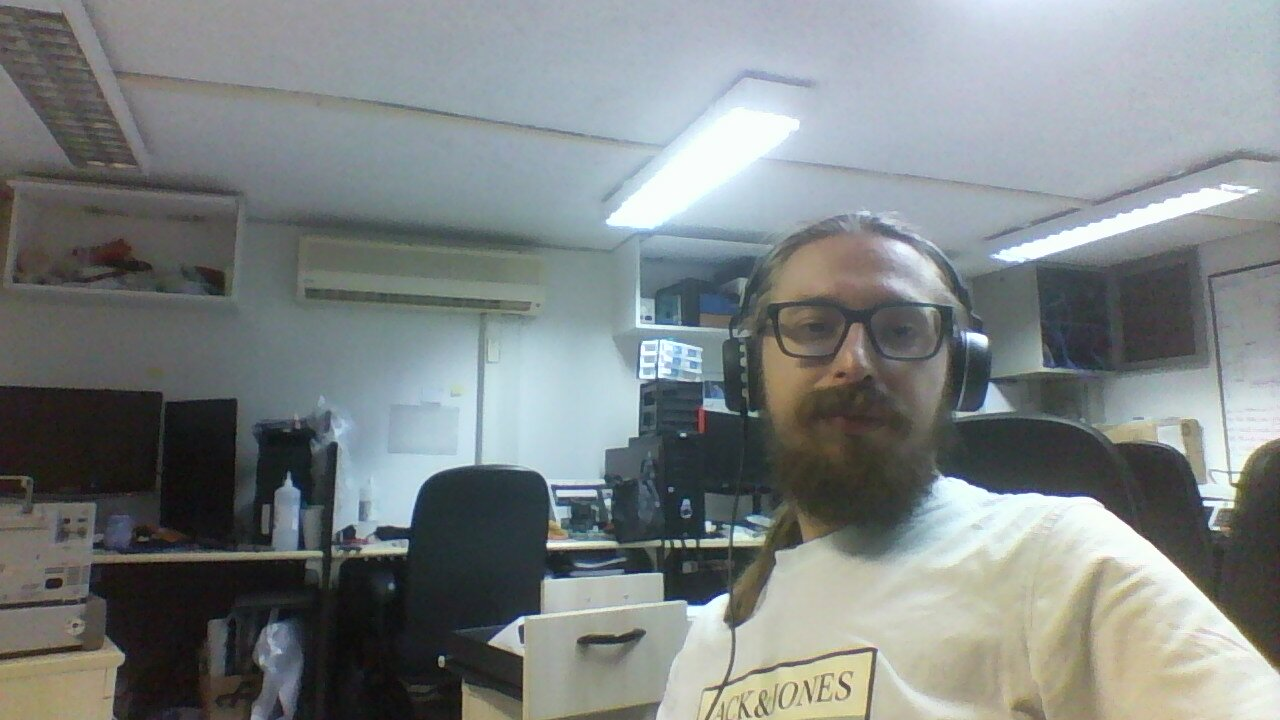
#> input picture FacialReco/dataset/Gavril/2025-10-15-133235.jpg, 1280 x 720 px, given in place of the camera
$ python capture_pc.py
#> lines starting #> are read from the running program, lines starting #| are printed output that depends on the picture; after the words box and inside, x2 and y2 are one past the last pixel; in counts of white or black regions, pixels touching at a corner belong together
import cv2
import os

# ============================
# CONFIGURAÇÃO
# ============================
FRAME_WIDTH = 640
FRAME_HEIGHT = 480
IMG_W, IMG_H = 300, 300

# ============================
# FUNÇÃO PRINCIPAL
# ============================
def capture_dataset():
    person_name = input("Digite o nome da pessoa: ").strip()
#> the answer given: ../FacialReco/dataset/Gavril/2025-10-15-133235.jpg
    if not person_name:
        print("Nome inválido!")
        return

    # Cria pasta do dataset
    dataset_path = os.path.join(os.path.dirname(__file__),"Services", "Camera", "Dataset", person_name)
    os.makedirs(dataset_path, exist_ok=True)

    # Inicializa câmera
    cap = cv2.VideoCapture(0)
    cap.set(cv2.CAP_PROP_FRAME_WIDTH, FRAME_WIDTH)
    cap.set(cv2.CAP_PROP_FRAME_HEIGHT, FRAME_HEIGHT)

    if not cap.isOpened():
        print("Erro ao abrir a câmera!")
        return

    # Carrega o classificador de rosto
    face_cascade = cv2.CascadeClassifier(cv2.data.haarcascades + 'haarcascade_frontalface_default.xml')

    count = 0
    print("Pressione ESPAÇO para capturar, 'q' para sair")

    try:
        while count < 40:
            ret, frame = cap.read()
#> frame is the input picture: shape (720, 1280, 3); mean B, G, R 131.6, 131.5, 125.6
            if not ret:
                continue

            gray = cv2.cvtColor(frame, cv2.COLOR_BGR2GRAY)
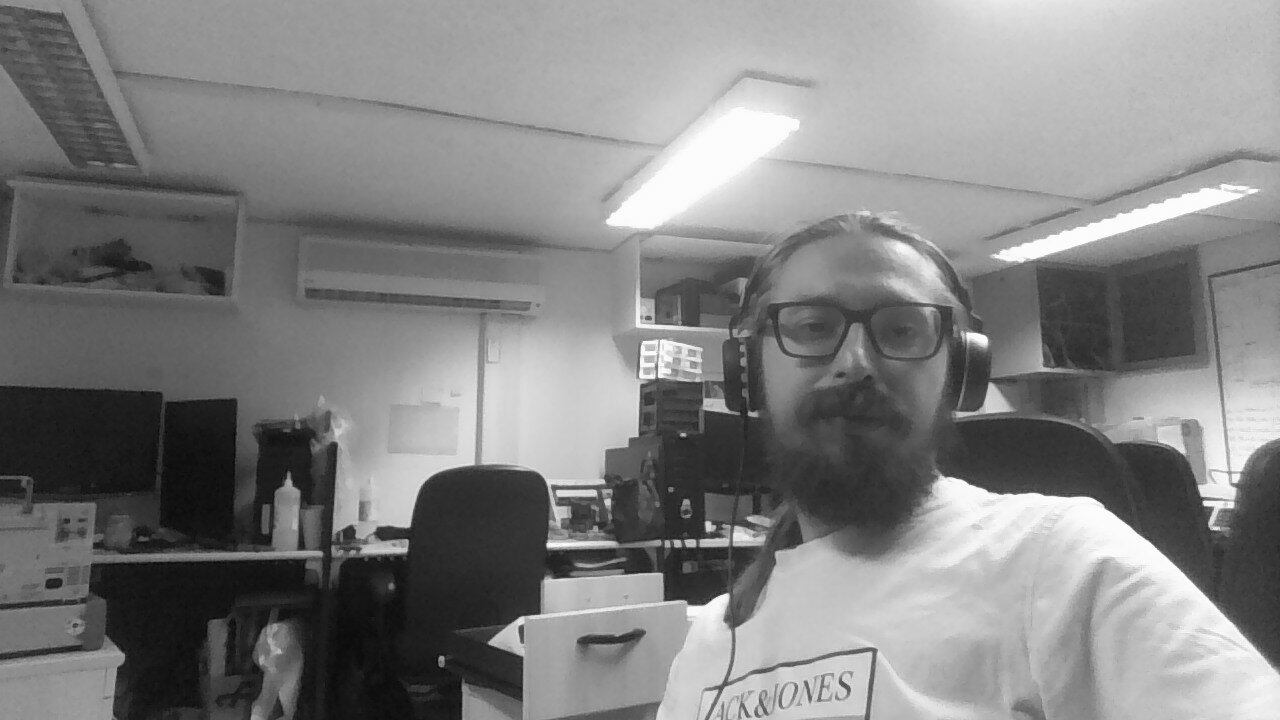
#> gray: shape (720, 1280); min 5, max 255, mean 129.8
            faces = face_cascade.detectMultiScale(gray, scaleFactor=1.1, minNeighbors=4)
#> faces = [[88, 38, 110, 110]]

            # Desenha retângulos em todos os rostos detectados
            for (x, y, w, h) in faces:
                cv2.rectangle(frame, (x, y), (x + w, y + h), (0, 255, 0), 2)
#> this loop made 1 pass
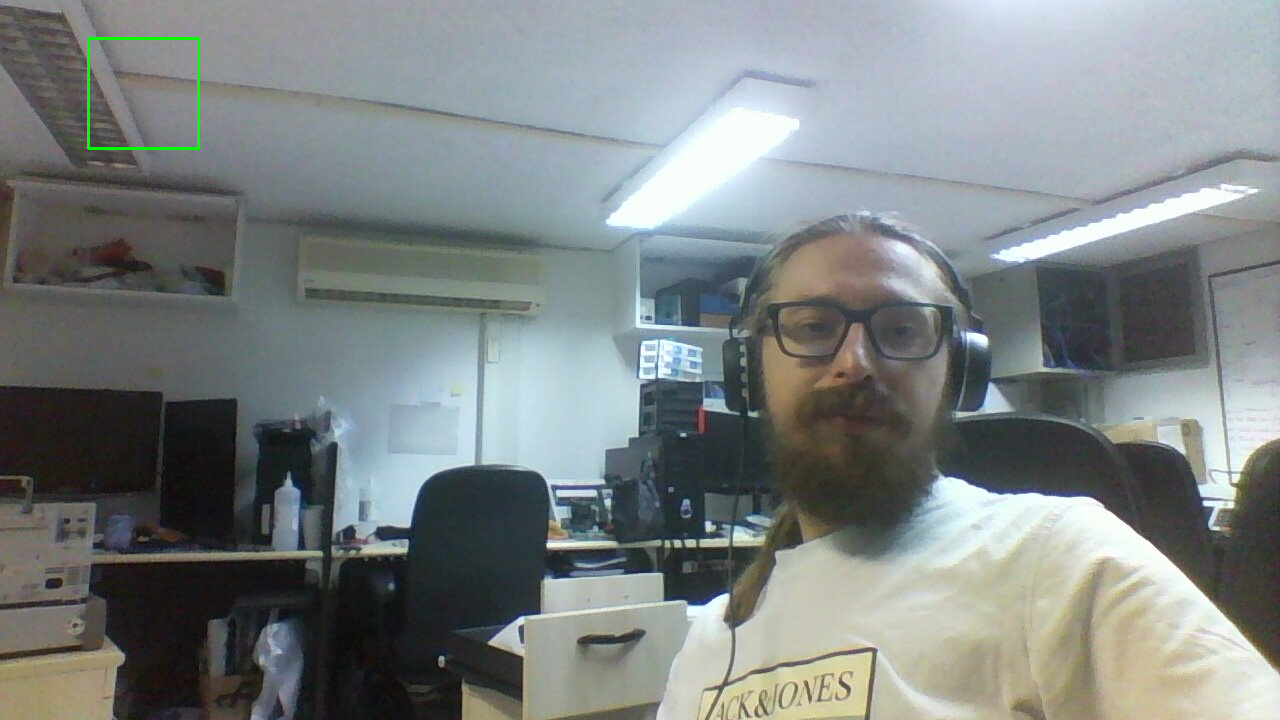
#> frame: shape (720, 1280, 3); 0.14% of pixels changed, all inside (x1, y1, x2, y2) = (87, 37, 200, 150)

            # Mostra informações
            cv2.putText(frame, f"Fotos: {count}/30 - {person_name}", (10, 30),
                        cv2.FONT_HERSHEY_SIMPLEX, 0.7, (0, 255, 0), 2)
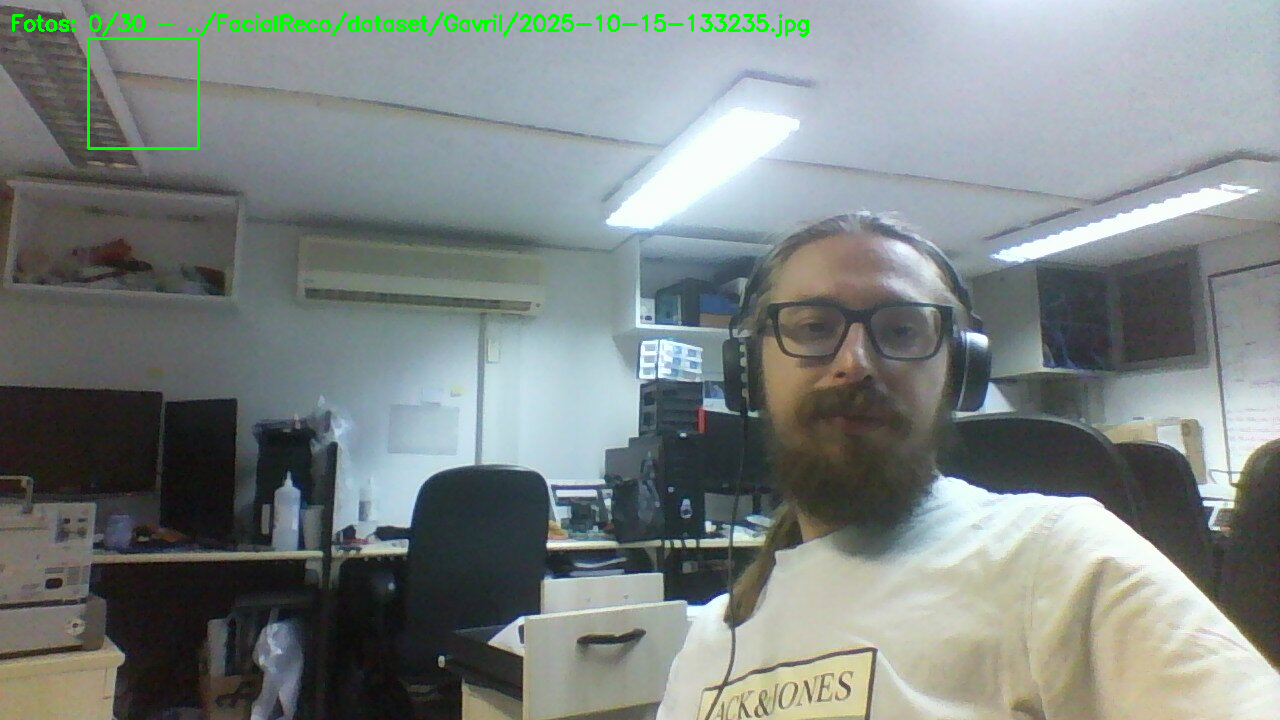
#> frame: shape (720, 1280, 3); 0.56% of pixels changed, all inside (x1, y1, x2, y2) = (12, 12, 809, 37)
            cv2.imshow("Capture Dataset", frame)

            key = cv2.waitKey(1) & 0xFF
#> (key q is pressed here)
            if key == ord(' '):  # Captura com ESPAÇO
                if len(faces) == 1:
                    x, y, w, h = faces[0]
                    face_img = gray[y:y+h, x:x+w]
                    face_img = cv2.resize(face_img, (IMG_W, IMG_H))
                    filename = os.path.join(dataset_path, f"{person_name}_{count:03d}.jpg")
                    cv2.imwrite(filename, face_img)
                    count += 1
                    print(f"Capturada: {filename}")
                else:
                    print("Capture exatamente UM rosto!")
            elif key == ord('q'):
                break

    finally:
        cap.release()
        cv2.destroyAllWindows()
        print("Captura finalizada.")

# ============================
# EXECUÇÃO
# ============================
if __name__ == "__main__":
    capture_dataset()

$ run again, on FacialReco/dataset/Gavril/2025-10-15-133251.jpg
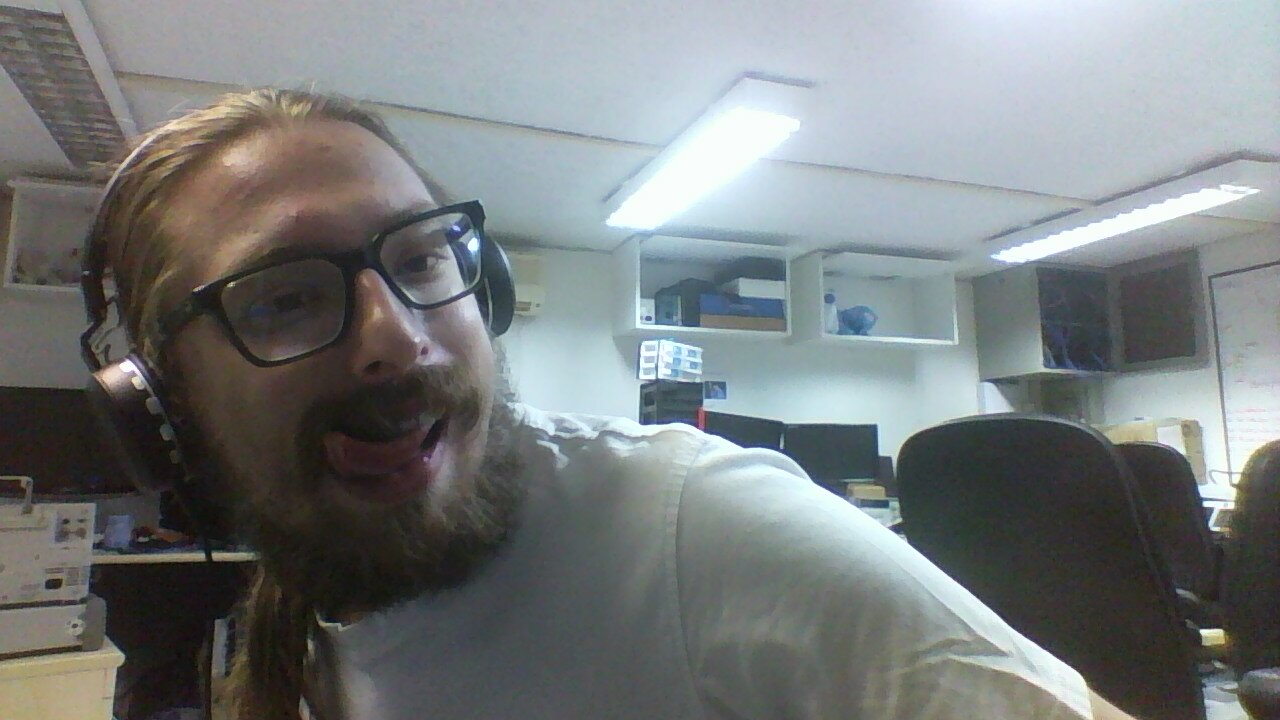
#> input picture FacialReco/dataset/Gavril/2025-10-15-133251.jpg, 1280 x 720 px, given in place of the camera
#> in capture_dataset, frame is the input picture: shape (720, 1280, 3); mean B, G, R 125.3, 124.7, 120.5
#> in capture_dataset, `gray = cv2.cvtColor(frame, cv2.COLOR_BGR2GRAY)`:
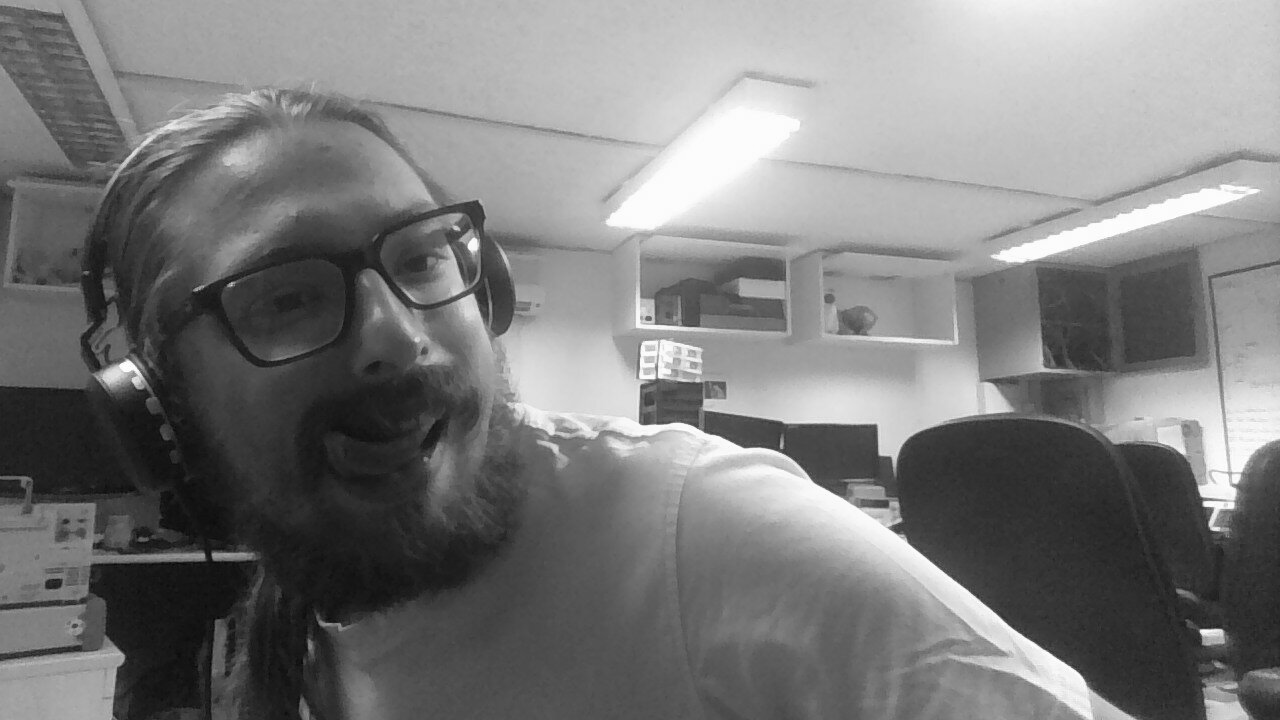
#> gray: shape (720, 1280); min 6, max 255, mean 123.5
#> faces = ()
#> in capture_dataset, `cv2.putText(frame, f"Fotos: {count}/30 - {person_name}", (10, 30), cv2..`:
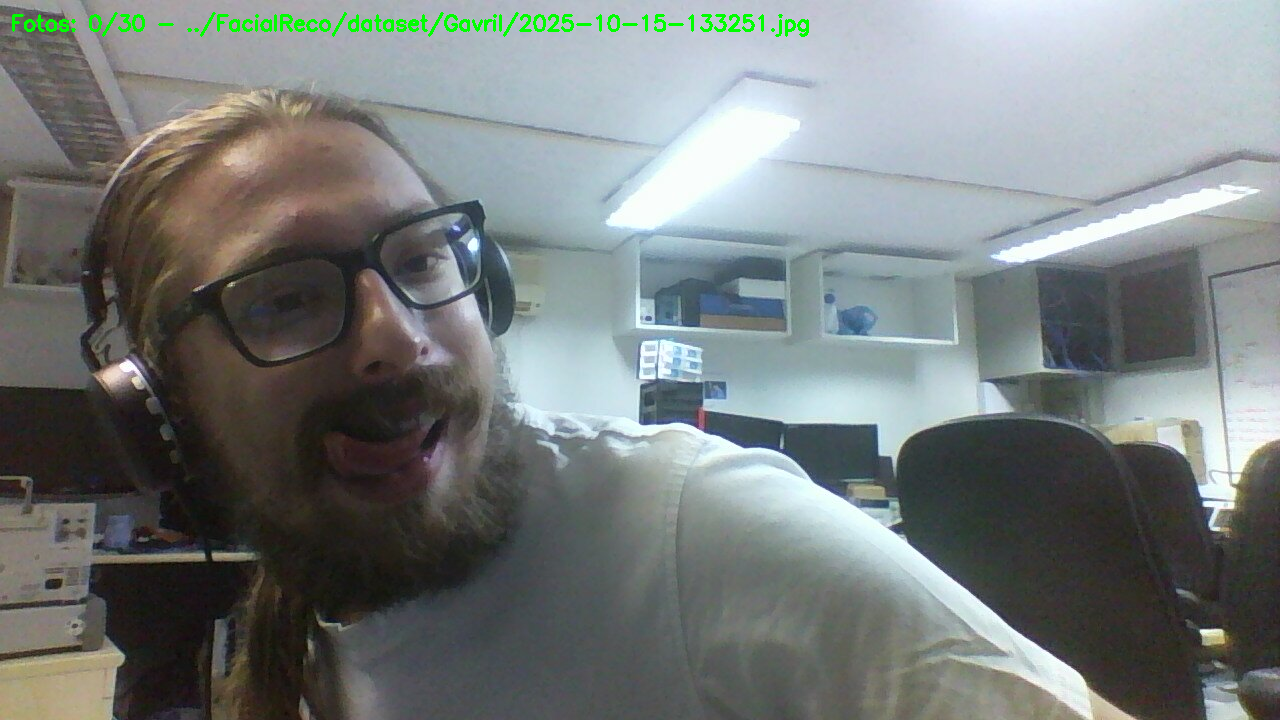
#> frame: shape (720, 1280, 3); 0.56% of pixels changed, all inside (x1, y1, x2, y2) = (12, 12, 809, 37)
